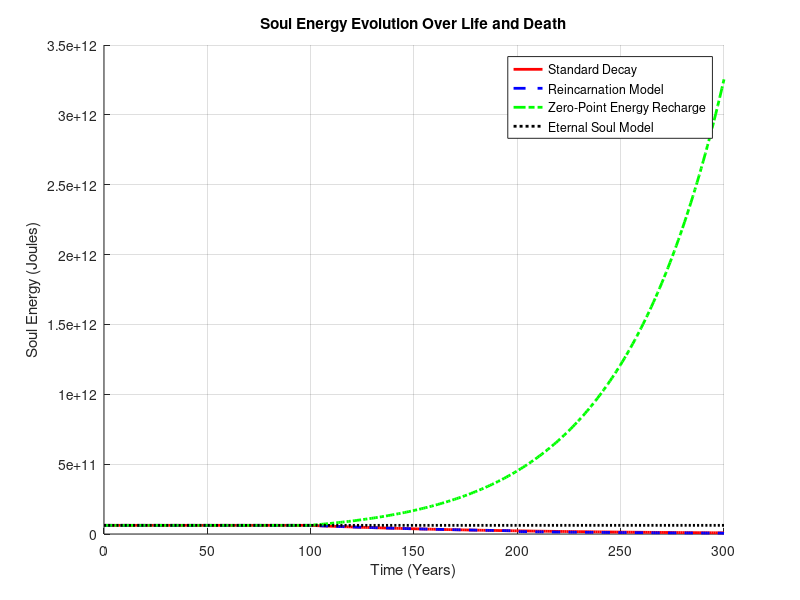

Here is the MATLAB script that generated this plot:
clc; clear; close all;

% Energy Constants
E_brain_per_year = 6.2e8; % Energy used by the brain per year (Joules)
E_life = E_brain_per_year * 100; % Total energy over 100 years
soul_energy = E_life; % Assume the soul starts with full energy

% Decay/Transformation Factors
f_decay = 0.99;  % Standard decay (99% remains each year after death)
f_reincarnation = 0.75; % Percentage of energy transferred in reincarnation
f_zpe_recharge = 1.02;  % 2% energy gain per year (Zero-Point Energy Model)
f_eternal = 1.00;  % Eternal Soul Model (No energy loss)

% Time Variables
time_steps = 300; % 100 years of life + 200 years post-death
t = linspace(0, 300, time_steps);

% Energy Tracking Arrays
soul_standard = zeros(1, time_steps);
soul_reincarnation = zeros(1, time_steps);
soul_zpe = zeros(1, time_steps);
soul_eternal = zeros(1, time_steps);

% Simulation Loop
for i = 1:time_steps
    if i <= 100  % During life
        soul_standard(i) = soul_energy;
        soul_reincarnation(i) = soul_energy;
        soul_zpe(i) = soul_energy;
        soul_eternal(i) = soul_energy;
    else  % After death
        % Standard Decay
        soul_standard(i) = soul_standard(i-1) * f_decay;
        
        % Reincarnation (Every 100 years, part of energy transfers)
        if mod(i, 100) == 0
            soul_reincarnation(i) = soul_reincarnation(i-1) * f_reincarnation;
        else
            soul_reincarnation(i) = soul_reincarnation(i-1) * f_decay;
        end
        
        % Zero-Point Energy Recharge
        soul_zpe(i) = soul_zpe(i-1) * f_zpe_recharge;
        
        % Eternal Soul Model (No loss)
        soul_eternal(i) = soul_eternal(i-1) * f_eternal;
    end
end

% Plot the Results
figure;
hold on;
plot(t, soul_standard, 'r-', 'LineWidth', 2);
plot(t, soul_reincarnation, 'b--', 'LineWidth', 2);
plot(t, soul_zpe, 'g-.', 'LineWidth', 2);
plot(t, soul_eternal, 'k:', 'LineWidth', 2);
xlabel('Time (Years)');
ylabel('Soul Energy (Joules)');
title('Soul Energy Evolution Over Life and Death');
legend({'Standard Decay', 'Reincarnation Model', 'Zero-Point Energy Recharge', 'Eternal Soul Model'}, 'Location', 'Best');
grid on;
hold off;